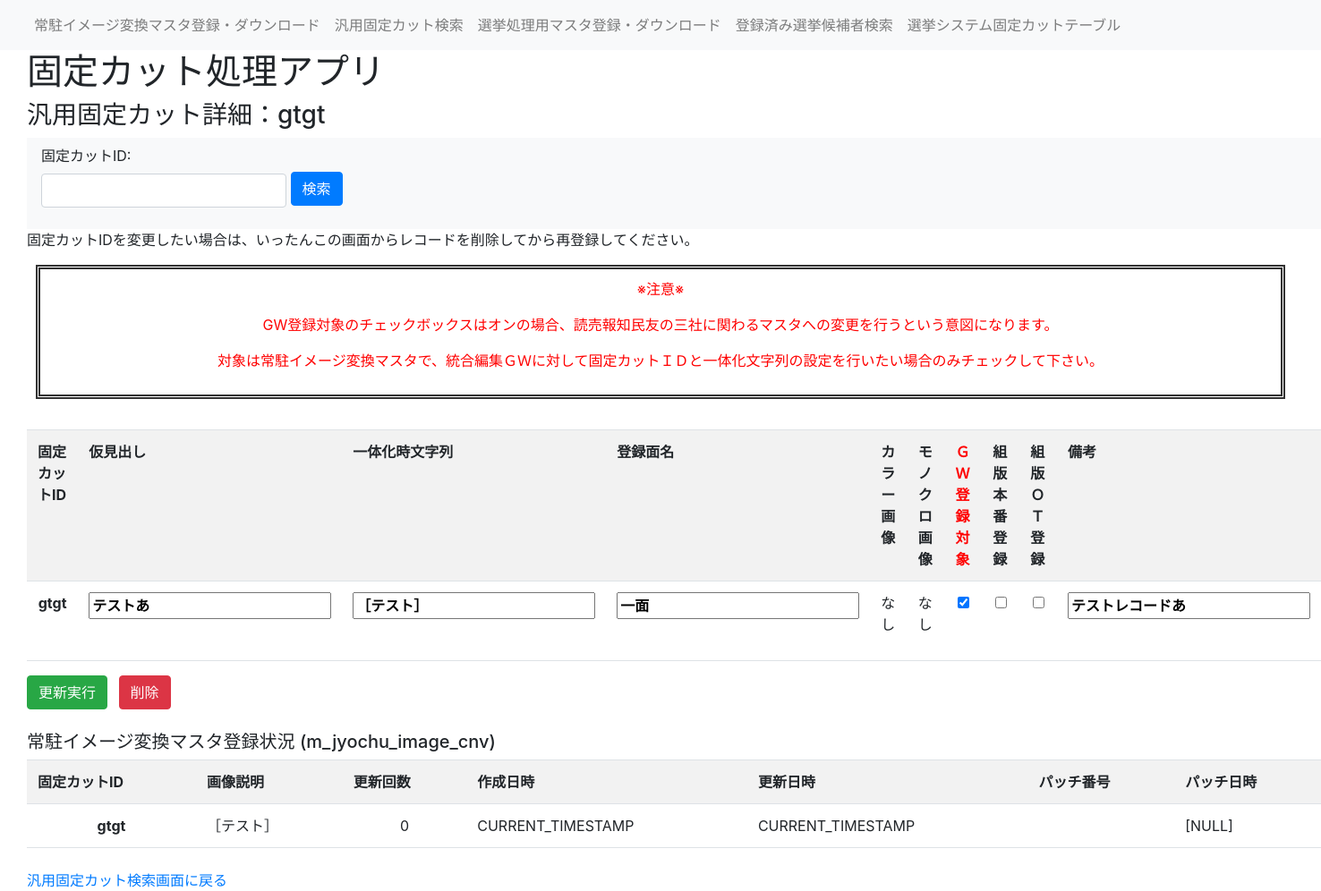
The page /general_detail/gtgt on the database its author committed.
### fixedcut_app/models/fixedcut.py (models this page shows)
class FixedCut(db.Model):
    ___tablename__ = "fixedcut"
    id = db.Column(db.String(20), primary_key=True) #固定カットID
    midashi = db.Column(db.String(30)) #仮見出し
    Str = db.Column(db.String(100)) #一体化時文字列
    colorUrl = db.Column(db.String(100)) #カラー画像のURL
    monoUrl = db.Column(db.String(100)) #モノクロ画像のURL
    GWFlg = db.Column(db.Boolean, default=False) #GW登録対象
    men_name = db.Column(db.String(30)) #登録面名
    prodFlg = db.Column(db.Boolean, default=False) #組版本番登録済みか
    OTFlg = db.Column(db.Boolean, default=False) #組版OT系登録済みか
    comment = db.Column(db.String(255)) #コメント
    created_at = db.Column(db.DateTime, nullable=False, default=datetime.now)  # 作成日時
    updated_at = db.Column(db.DateTime, nullable=False, default=datetime.now, onupdate=datetime.now)  # 更新日時

### fixedcut_app/views.py (the view, shortened to what this page needs)
@app.route('/general_detail/<string:id>', methods=['GET', 'POST'])
def general_detail(id):
    if request.method == 'GET':
        results = db.session.query(FixedCut).filter(FixedCut.id == id).all()
        if not results:
            return render_template('error_404.html'), 404
        print(results[0].GWFlg)
        jyochu_result = db.session.query(MJyochuImageCnv).filter(MJyochuImageCnv.fixed_cut_id == id).first()
        return render_template('general_detail.html', results=results, jyochu_result=jyochu_result)

### fixedcut_app/views.py (called while the page is built)
@app.before_request
def log_request():
    app.logger.info("Request: %s %s from %s", request.method, request.path, request.remote_addr)

### fixedcut_app/templates/general_detail.html (shortened to what this page needs)
{% extends 'layout.html' %}
{% block header %}
<h3>汎用固定カット詳細：{{results[0].id}}</h3>
{% endblock %}
{% block content %}
<p>固定カットIDを変更したい場合は、いったんこの画面からレコードを削除してから再登録してください。</p>
{% endblock %}
{% block caution %}
<div class="caution">
    <P>※注意※</p>
    <p>GW登録対象のチェックボックスはオンの場合、読売報知民友の三社に関わるマスタへの変更を行うという意図になります。</p>
    <p>対象は常駐イメージ変換マスタで、統合編集ＧＷに対して固定カットＩＤと一体化文字列の設定を行いたい場合のみチェックして下さい。</p>
</div>
{% endblock %}
{% block serchbar %}
<nav class="navbar navbar-expand-lg navbar-light bg-light">
    <form class="form-group" onsubmit="searchById(event)">
        <ul class="navbar-nav">
            <li class="nav-item">
                <label for="ID">固定カットID:</label>
                <input name="ID" type="text" class="form-control" id="ID">
            </li>
            <li class="nav-item">
                <button type="submit" class="btn btn-primary" name="search">検索</button>
            </li>
        </ul>
    </form>
</nav>
{% endblock %}
{% block serch_result %}
 <div class="pad">
    <form id="generalDetailForm" action="/general_detail/{{ results[0].id }}" method="POST" enctype="multipart/form-data" onsubmit="return confirmDetailUpdate(event)">
        <table class="table table-striped table-hover">
            <tr>
                <th>固定カットID</th>
                <th>仮見出し</th>
                <th>一体化時文字列</th>
                <th>登録面名</th>
                <th>カラー画像</th>
                <th>モノクロ画像</th>
                <th><font color="red">ＧＷ登録対象</font></th>
                <th>組版本番登録</th>
                <th>組版ＯＴ登録</th>
                <th>備考</th>
            </tr>
        {% for res in results %}
        <tr>
            <td class="text-center fw-bold">{{ res.id }}</td>
            <td class="text-center"><input name="midashi" type="text" value="{{ res.midashi }}" class="fw-bold"></input></td>
            <td class="text-center"><input name="Str" type="text" value="{{ res.Str }}" class="fw-bold"></input></td>
            <td class="text-center"><input name="men_name" type="text" value="{{ res.men_name or '' }}" class="fw-bold"></input></td>
            <td>
                {% if ".eps" in res.colorUrl %}
                <a href="/download/static/{{ res.colorUrl }}">ダウンロード</a></td>
                {% elif ".jpg" in res.colorUrl %}
                <img src="{{ url_for('static', filename=res.colorUrl) }}" height="50" alt="">
                {% elif ".jpeg" in res.colorUrl %}
                <img src="{{ url_for('static', filename=res.colorUrl) }}" height="50" alt="">
                {% elif ".svg" in res.colorUrl %}
                <img src="{{ url_for('static', filename=res.colorUrl) }}" height="50" alt="">
                {% else %}
                <p>なし</p>
                {% endif %}
            <td>
                {% if ".eps" in res.monoUrl %}
                <a href="{{ res.monoUrl }}" download="モノクロ画像.eps">ダウンロード</a>
                {% elif ".jpg" in res.monoUrl %}
                <img src="{{ url_for('static', filename=res.monoUrl) }}" height="50" alt="">
                {% elif ".jpeg" in res.monoUrl %}
                <img src="{{ url_for('static', filename=res.monoUrl) }}" height="50" alt="">
                {% elif ".svg" in res.monoUrl %}
                <img src="{{ url_for('static', filename=res.monoUrl) }}" height="50" alt="">
                {% else %}
                <p>なし</p>
                {% endif %}
            </td>
            <td class="text-center">
                {% if res.GWFlg==True %}
                <input name="GWFlg" type="checkbox" checked class="fw-bold">
                {% else %}
                <input name="GWFlg" type="checkbox" class="fw-bold">
                {% endif %}
            </td>
             <td class="text-center">
                {% if res.prodFlg==True %}
                <input name="prodFlg" type="checkbox" checked class="fw-bold">
                {% else %}
                <input name="prodFlg" type="checkbox" class="fw-bold">
                {% endif %}
            </td>
            <td class="text-center">
                {% if res.OTFlg==True %}
                <input name="OTFlg" type="checkbox" checked class="fw-bold">
                {% else %}
                <input name="OTFlg" type="checkbox" class="fw-bold">
                {% endif %}
            </td>
            <td class="text-center"><input name="comment" type="text" value="{{ res.comment }}" class="fw-bold"></input></td>
        </tr>
        {% endfor %}
    </table>
    <div class="mt-3">
        <button type="submit" class="btn btn-success me-2">更新実行</button>
        <button type="button" class="btn btn-danger" onclick="confirmDelete('{{ results[0].id }}')">削除</button>
    </div>
</form>
</div>
{% if jyochu_result %}
<div class="pad mt-4">
    <h5>常駐イメージ変換マスタ登録状況 (m_jyochu_image_cnv)</h5>
    <table class="table table-striped table-hover">
        <tr>
            <th>固定カットID</th>
            <th>画像説明</th>
            <th>更新回数</th>
            <th>作成日時</th>
            <th>更新日時</th>
            <th>パッチ番号</th>
            <th>パッチ日時</th>
        </tr>
        <tr>
            <td class="text-center fw-bold">{{ jyochu_result.fixed_cut_id }}</td>
            <td>{{ jyochu_result.fixed_cut_img_explanation }}</td>
            <td class="text-center">{{ jyochu_result.upd_count }}</td>
            <td>{{ jyochu_result.created_datetime }}</td>
            <td>{{ jyochu_result.updated_datetime }}</td>
            <td>{{ jyochu_result.patch_no }}</td>
            <td>{{ jyochu_result.patch_datetime }}</td>
        </tr>
    </table>
</div>
{% endif %}
{% endblock %}
{% block footer %}
<div class="mt-4">
    <a href="/general">汎用固定カット検索画面に戻る</a>
</div>
{% endblock %}

### fixedcut_app/templates/static/css/style.css (style rules this page uses)
.pad { padding-left: 30px; }
.caution { padding: 10px; margin-left: 40px; margin-right: 40px; margin-bottom: 10px; border: 5px double #333333; color: red; text-align: center; }

### rows shown on the page
FixedCut: id "gtgt", midashi "テストあ", Str "［テスト］", men_name "一面", colorUrl "なし", monoUrl "なし", comment "テストレコードあ", fixed_cut_id "gtgt", fixed_cut_img_explanation "［テスト］"

### other values the page prints
{{ jyochu_result.upd_count }} "0"
{{ jyochu_result.created_datetime }} "CURRENT_TIMESTAMP"
{{ jyochu_result.updated_datetime }} "CURRENT_TIMESTAMP"
{{ jyochu_result.patch_datetime }} "[NULL]"
